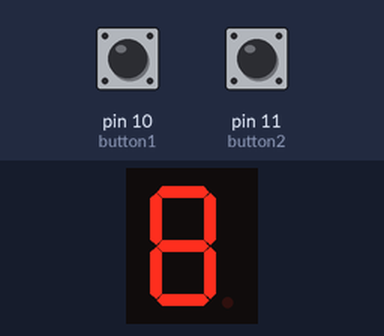
Recording of a sketch running on a simulated Arduino Uno, built with avr-gcc and run on an emulated ATmega328P. Shown: 1-digit seven-segment display. Wiring (inferred from the names in the program): 1-digit 7-segment display, segments lit when LOW: segments pin 2, pin 3, pin 4, pin 5, pin 6, pin 7, pin 8. The test bench sets the inputs (shaded band); at power-on: pin 10 (button1) LOW, pin 11 (button2) LOW. The segment pins are drawn as the display they are named for.

Above: at 1.2 s.
1.3 s: pin 10 (button1) pulled HIGH for 0.15 s
At 2.2 s:
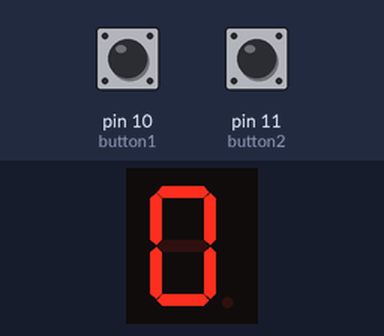
3.3 s: pin 10 (button1) pulled HIGH for 1 s
At 5.0 s:
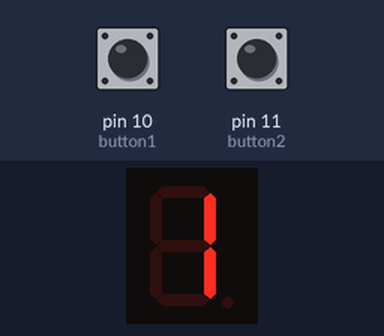
5.8 s: pin 10 (button1) pulled HIGH for 0.15 s
At 6.8 s:
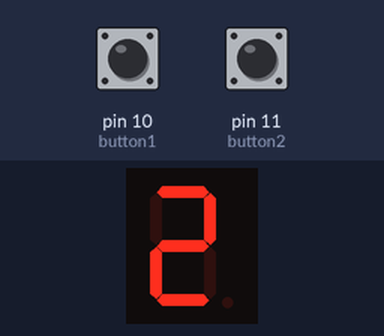
7.8 s: pin 10 (button1) pulled HIGH for 3.2 s
At 11.3 s:
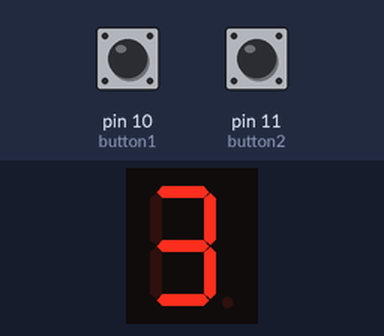
12.5 s: pin 10 (button1) pulled HIGH for 0.15 s
At 14.2 s:
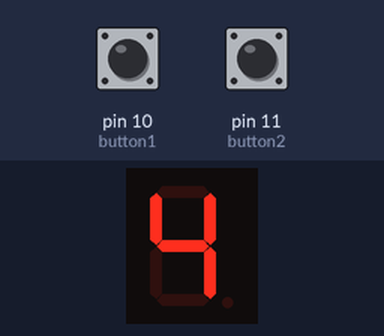
14.5 s: pin 10 (button1) pulled HIGH for 1 s
At 16.0 s:
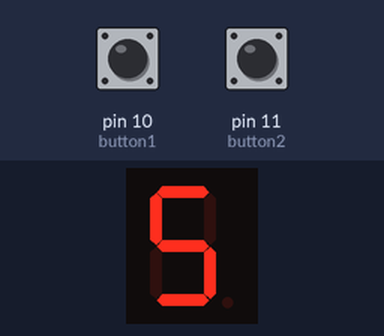
Timing chart, 0 to 17.5 s (numbered marks = the images above; inputs shaded):
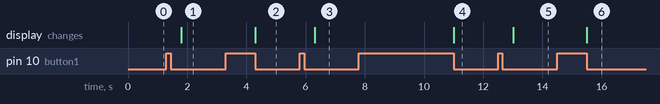

The sketch:

7segment_display_using_pushbutton.ino
```cpp
int button1=10;
int button2=11;
int count=0;
int a=2;
int b=3;
int c=4;
int d=5;
int e=6;
int f=7;
int g=8;

void setup() {
  // put your setup code here, to run once:
 pinMode(button1,INPUT);
 pinMode(button2,INPUT);
 pinMode(a,OUTPUT);
  pinMode(b,OUTPUT);
  pinMode(c,OUTPUT);
  pinMode(d,OUTPUT);
  pinMode(e,OUTPUT);
  pinMode(f,OUTPUT);
  pinMode(g,OUTPUT);
}

void loop() {
  // put your main code here, to run repeatedly:
  int state1=digitalRead(button1);
  if(state1==HIGH)
 {
  count++;
  delay(507);
  while(digitalRead(button1))
  {

  }
 }
 int state2=digitalRead(button2);
  if(state2==HIGH)
 {
  count--;
  delay(507);
  while(digitalRead(button2))
  {

  }
 }

  if(count==1)//0
  {
     digitalWrite(a,0);
  digitalWrite(b,0);
  digitalWrite(c,0);
  digitalWrite(d,0);
  digitalWrite(e,0);
  digitalWrite(f,0);
  digitalWrite(g,1);
  //delay(507);
  }
  else if(count==2)//1
  {
    digitalWrite(a,1);
  digitalWrite(b,0);
  digitalWrite(c,0);
  digitalWrite(d,1);
  digitalWrite(e,1);
  digitalWrite(f,1);
  digitalWrite(g,1);
  //delay(507);
  }
  else if(count==3)//2
  {
    digitalWrite(a,0);
  digitalWrite(b,0);
  digitalWrite(c,1);
  digitalWrite(d,0);
  digitalWrite(e,0);
  digitalWrite(f,1);
  digitalWrite(g,0);
  //delay(507);
  }
   else if(count==4)//3
   {
    digitalWrite(a,0);
  digitalWrite(b,0);
  digitalWrite(c,0);
  digitalWrite(d,0);
  digitalWrite(e,1);
  digitalWrite(f,1);
  digitalWrite(g,0);
  //delay(507);
    }
    else if(count==5)//4
    {
       digitalWrite(a,1);
  digitalWrite(b,0);
  digitalWrite(c,0);
  digitalWrite(d,1);
  digitalWrite(e,1);
  digitalWrite(f,0);
  digitalWrite(g,0);
 // delay(507);
      }
     else if(count==6)//5
     {
      digitalWrite(a,0);
  digitalWrite(b,1);
  digitalWrite(c,0);
  digitalWrite(d,0);
  digitalWrite(e,1);
  digitalWrite(f,0);
  digitalWrite(g,0);
 // delay(507);
      }

      else if(count==7)//6
      {
         digitalWrite(a,0);
  digitalWrite(b,1);
  digitalWrite(c,0);
  digitalWrite(d,0);
  digitalWrite(e,0);
  digitalWrite(f,0);
  digitalWrite(g,0);
  //delay(507);
        }
       else if(count==8)//7
       {
        digitalWrite(a,0);
  digitalWrite(b,0);
  digitalWrite(c,0);
  digitalWrite(d,1);
  digitalWrite(e,1);
  digitalWrite(f,1);
  digitalWrite(g,1);
  //delay(507);
        }
        else if(count==9)//8
        {
           digitalWrite(a,0);
  digitalWrite(b,0);
  digitalWrite(c,0);
  digitalWrite(d,0);
  digitalWrite(e,0);
  digitalWrite(f,0);
  digitalWrite(g,0);
 // delay(507);
          }
 else if(count==10)//9
    {
  digitalWrite(a,0);
  digitalWrite(b,0);
  digitalWrite(c,0);
  digitalWrite(d,1);
  digitalWrite(e,1);
  digitalWrite(f,0);
  digitalWrite(g,0);
  //delay(1000);
  count=0;
     }
  else if(count<=0)
  {
    count=0;
  }
  }
```

Measured:
- after the input at 1.3 s, the display: changes after 0.51 s (image 1)
- after the input at 3.3 s, the display: changes after 1.0 s (image 2)
- after the input at 5.8 s, the display: changes after 0.51 s (image 3)
- after the input at 7.8 s, the display: changes after 3.2 s (image 4)
- after the input at 12.5 s, the display: changes after 0.51 s (image 5)
- after the input at 14.5 s, the display: changes after 1.0 s (image 6)
